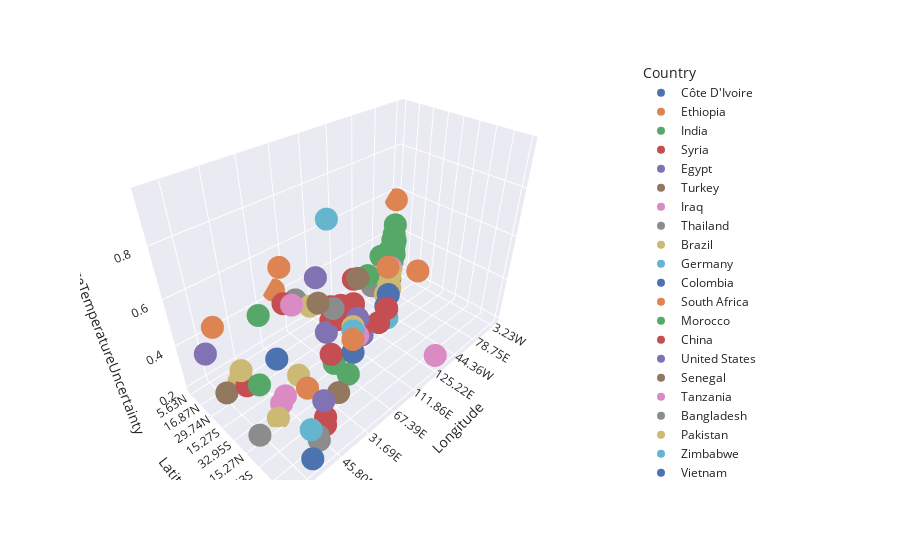

Notebook code for this chart:
### Code cell
df_city = df_temperature.groupby('City').agg('mean')
df_city = df_city.join(df_temperature.groupby('City').Country.first())
df_city = df_city.join(df_temperature.groupby('City').Latitude.first())
df_city = df_city.join(df_temperature.groupby('City').Longitude.first())

px.scatter_3d(df_city, x = 'Longitude', y='Latitude', z='AverageTemperatureUncertainty', color='Country')

### Figure 1 — Plotly figure (JSON) as saved in the notebook; plotly's stock layout.template omitted (floating-point values rounded to 4 significant figures)
{"data": [{"hovertemplate": "Country=Côte D'Ivoire<br>Longitude=%{x}<br>Latitude=%{y}<br>AverageTemperatureUncertainty=%{z}<extra></extra>", "legendgroup": "Côte D'Ivoire", "marker": {"color": "rgb(76,114,176)", "symbol": "circle"}, "mode": "markers", "name": "Côte D'Ivoire", "scene": "scene", "showlegend": true, "type": "scatter3d", "x": ["3.23W"], "y": ["5.63N"], "z": [0.3865]}, {"hovertemplate": "Country=Ethiopia<br>Longitude=%{x}<br>Latitude=%{y}<br>AverageTemperatureUncertainty=%{z}<extra></extra>", "legendgroup": "Ethiopia", "marker": {"color": "rgb(221,132,82)", "symbol": "circle"}, "mode": "markers", "name": "Ethiopia", "scene": "scene", "showlegend": true, "type": "scatter3d", "x": ["38.11E"], "y": ["8.84N"], "z": [0.5662]}, {"hovertemplate": "Country=India<br>Longitude=%{x}<br>Latitude=%{y}<br>AverageTemperatureUncertainty=%{z}<extra></extra>", "legendgroup": "India", "marker": {"color": "rgb(85,168,104)", "symbol": "circle"}, "mode": "markers", "name": "India", "scene": "scene", "showlegend": true, "type": "scatter3d", "x": ["72.52E", "77.26E", "72.68E", "88.25E", "77.27E", "78.70E", "75.22E", "80.60E", "80.60E", "80.09E", "78.75E", "77.27E", "74.37E", "73.56E"], "y": ["23.31N", "12.05N", "18.48N", "23.31N", "28.13N", "16.87N", "26.52N", "26.52N", "26.52N", "13.66N", "21.70N", "28.13N", "18.48N", "21.70N"], "z": [0.4491, 0.3023, 0.3869, 0.3233, 0.4329, 0.3616, 0.4026, 0.4287, 0.4287, 0.329, 0.3715, 0.4329, 0.3448, 0.3916]}, {"hovertemplate": "Country=Syria<br>Longitude=%{x}<br>Latitude=%{y}<br>AverageTemperatureUncertainty=%{z}<extra></extra>", "legendgroup": "Syria", "marker": {"color": "rgb(196,78,82)", "symbol": "circle"}, "mode": "markers", "name": "Syria", "scene": "scene", "showlegend": true, "type": "scatter3d", "x": ["37.79E"], "y": ["36.17N"], "z": [0.3444]}, {"hovertemplate": "Country=Egypt<br>Longitude=%{x}<br>Latitude=%{y}<br>AverageTemperatureUncertainty=%{z}<extra></extra>", "legendgroup": "Egypt", "marker": {"color": "rgb(129,114,179)", "symbol": "circle"}, "mode": "markers", "name": "Egypt", "scene": "scene", "showlegend": true, "type": "scatter3d", "x": ["30.16E", "31.38E", "31.38E"], "y": ["31.35N", "29.74N", "29.74N"], "z": [0.2926, 0.2751, 0.2751]}, {"hovertemplate": "Country=Turkey<br>Longitude=%{x}<br>Latitude=%{y}<br>AverageTemperatureUncertainty=%{z}<extra></extra>", "legendgroup": "Turkey", "marker": {"color": "rgb(147,120,96)", "symbol": "circle"}, "mode": "markers", "name": "Turkey", "scene": "scene", "showlegend": true, "type": "scatter3d", "x": ["33.29E", "29.82E", "26.44E"], "y": ["39.38N", "40.99N", "37.78N"], "z": [0.3192, 0.3194, 0.2804]}, {"hovertemplate": "Country=Iraq<br>Longitude=%{x}<br>Latitude=%{y}<br>AverageTemperatureUncertainty=%{z}<extra></extra>", "legendgroup": "Iraq", "marker": {"color": "rgb(218,139,195)", "symbol": "circle"}, "mode": "markers", "name": "Iraq", "scene": "scene", "showlegend": true, "type": "scatter3d", "x": ["45.00E"], "y": ["32.95N"], "z": [0.3961]}, {"hovertemplate": "Country=Thailand<br>Longitude=%{x}<br>Latitude=%{y}<br>AverageTemperatureUncertainty=%{z}<extra></extra>", "legendgroup": "Thailand", "marker": {"color": "rgb(140,140,140)", "symbol": "circle"}, "mode": "markers", "name": "Thailand", "scene": "scene", "showlegend": true, "type": "scatter3d", "x": ["99.91E"], "y": ["13.66N"], "z": [0.2598]}, {"hovertemplate": "Country=Brazil<br>Longitude=%{x}<br>Latitude=%{y}<br>AverageTemperatureUncertainty=%{z}<extra></extra>", "legendgroup": "Brazil", "marker": {"color": "rgb(204,185,116)", "symbol": "circle"}, "mode": "markers", "name": "Brazil", "scene": "scene", "showlegend": true, "type": "scatter3d", "x": ["44.36W", "47.50W", "40.98W", "42.82W", "38.81W", "46.31W"], "y": ["20.09S", "15.27S", "4.02S", "23.31S", "13.66S", "23.31S"], "z": [0.3269, 0.3897, 0.3972, 0.4348, 0.3581, 0.3281]}, {"hovertemplate": "Country=Germany<br>Longitude=%{x}<br>Latitude=%{y}<br>AverageTemperatureUncertainty=%{z}<extra></extra>", "legendgroup": "Germany", "marker": {"color": "rgb(100,181,205)", "symbol": "circle"}, "mode": "markers", "name": "Germany", "scene": "scene", "showlegend": true, "type": "scatter3d", "x": ["13.14E"], "y": ["52.24N"], "z": [0.2226]}, {"hovertemplate": "Country=Colombia<br>Longitude=%{x}<br>Latitude=%{y}<br>AverageTemperatureUncertainty=%{z}<extra></extra>", "legendgroup": "Colombia", "marker": {"color": "rgb(76,114,176)", "symbol": "circle"}, "mode": "markers", "name": "Colombia", "scene": "scene", "showlegend": true, "type": "scatter3d", "x": ["74.73W", "76.34W"], "y": ["4.02N", "4.02N"], "z": [0.3584, 0.3045]}, {"hovertemplate": "Country=South Africa<br>Longitude=%{x}<br>Latitude=%{y}<br>AverageTemperatureUncertainty=%{z}<extra></extra>", "legendgroup": "South Africa", "marker": {"color": "rgb(221,132,82)", "symbol": "circle"}, "mode": "markers", "name": "South Africa", "scene": "scene", "showlegend": true, "type": "scatter3d", "x": ["18.19E", "31.38E"], "y": ["32.95S", "29.74S"], "z": [0.5072, 0.409]}, {"hovertemplate": "Country=Morocco<br>Longitude=%{x}<br>Latitude=%{y}<br>AverageTemperatureUncertainty=%{z}<extra></extra>", "legendgroup": "Morocco", "marker": {"color": "rgb(85,168,104)", "symbol": "circle"}, "mode": "markers", "name": "Morocco", "scene": "scene", "showlegend": true, "type": "scatter3d", "x": ["6.70W"], "y": ["32.95N"], "z": [0.4272]}, {"hovertemplate": "Country=China<br>Longitude=%{x}<br>Latitude=%{y}<br>AverageTemperatureUncertainty=%{z}<extra></extra>", "legendgroup": "China", "marker": {"color": "rgb(196,78,82)", "symbol": "circle"}, "mode": "markers", "name": "China", "scene": "scene", "showlegend": true, "type": "scatter3d", "x": ["125.22E", "103.66E", "107.08E", "120.69E", "112.72E", "125.77E", "117.35E", "118.74E", "116.53E", "120.63E", "123.55E", "111.86E", "113.90E", "116.53E", "114.46E", "108.97E"], "y": ["44.20N", "31.35N", "29.74N", "39.38N", "23.31N", "45.81N", "36.17N", "31.35N", "39.38N", "31.35N", "40.99N", "37.78N", "37.78N", "39.38N", "29.74N", "34.56N"], "z": [0.3336, 0.3915, 0.2786, 0.2839, 0.2092, 0.3041, 0.2534, 0.2394, 0.2756, 0.234, 0.2837, 0.3496, 0.3041, 0.2756, 0.264, 0.3636]}, {"hovertemplate": "Country=United States<br>Longitude=%{x}<br>Latitude=%{y}<br>AverageTemperatureUncertainty=%{z}<extra></extra>", "legendgroup": "United States", "marker": {"color": "rgb(129,114,179)", "symbol": "circle"}, "mode": "markers", "name": "United States", "scene": "scene", "showlegend": true, "type": "scatter3d", "x": ["87.27W", "118.70W", "74.56W"], "y": ["42.59N", "34.56N", "40.99N"], "z": [0.3302, 0.4096, 0.2464]}, {"hovertemplate": "Country=Senegal<br>Longitude=%{x}<br>Latitude=%{y}<br>AverageTemperatureUncertainty=%{z}<extra></extra>", "legendgroup": "Senegal", "marker": {"color": "rgb(147,120,96)", "symbol": "circle"}, "mode": "markers", "name": "Senegal", "scene": "scene", "showlegend": true, "type": "scatter3d", "x": ["17.50W"], "y": ["15.27N"], "z": [0.6102]}, {"hovertemplate": "Country=Tanzania<br>Longitude=%{x}<br>Latitude=%{y}<br>AverageTemperatureUncertainty=%{z}<extra></extra>", "legendgroup": "Tanzania", "marker": {"color": "rgb(218,139,195)", "symbol": "circle"}, "mode": "markers", "name": "Tanzania", "scene": "scene", "showlegend": true, "type": "scatter3d", "x": ["39.73E"], "y": ["7.23S"], "z": [0.3718]}, {"hovertemplate": "Country=Bangladesh<br>Longitude=%{x}<br>Latitude=%{y}<br>AverageTemperatureUncertainty=%{z}<extra></extra>", "legendgroup": "Bangladesh", "marker": {"color": "rgb(140,140,140)", "symbol": "circle"}, "mode": "markers", "name": "Bangladesh", "scene": "scene", "showlegend": true, "type": "scatter3d", "x": ["90.00E"], "y": ["23.31N"], "z": [0.3507]}, {"hovertemplate": "Country=Pakistan<br>Longitude=%{x}<br>Latitude=%{y}<br>AverageTemperatureUncertainty=%{z}<extra></extra>", "legendgroup": "Pakistan", "marker": {"color": "rgb(204,185,116)", "symbol": "circle"}, "mode": "markers", "name": "Pakistan", "scene": "scene", "showlegend": true, "type": "scatter3d", "x": ["73.51E", "67.39E", "73.51E"], "y": ["31.35N", "24.92N", "31.35N"], "z": [0.3853, 0.4424, 0.3853]}, {"hovertemplate": "Country=Zimbabwe<br>Longitude=%{x}<br>Latitude=%{y}<br>AverageTemperatureUncertainty=%{z}<extra></extra>", "legendgroup": "Zimbabwe", "marker": {"color": "rgb(100,181,205)", "symbol": "circle"}, "mode": "markers", "name": "Zimbabwe", "scene": "scene", "showlegend": true, "type": "scatter3d", "x": ["30.42E"], "y": ["18.48S"], "z": [0.4378]}, {"hovertemplate": "Country=Vietnam<br>Longitude=%{x}<br>Latitude=%{y}<br>AverageTemperatureUncertainty=%{z}<extra></extra>", "legendgroup": "Vietnam", "marker": {"color": "rgb(76,114,176)", "symbol": "circle"}, "mode": "markers", "name": "Vietnam", "scene": "scene", "showlegend": true, "type": "scatter3d", "x": ["107.18E"], "y": ["10.45N"], "z": [0.3535]}, {"hovertemplate": "Country=Nigeria<br>Longitude=%{x}<br>Latitude=%{y}<br>AverageTemperatureUncertainty=%{z}<extra></extra>", "legendgroup": "Nigeria", "marker": {"color": "rgb(221,132,82)", "symbol": "circle"}, "mode": "markers", "name": "Nigeria", "scene": "scene", "showlegend": true, "type": "scatter3d", "x": ["4.05E", "8.22E", "3.23E"], "y": ["7.23N", "12.05N", "5.63N"], "z": [0.4288, 0.5462, 0.4305]}, {"hovertemplate": "Country=Indonesia<br>Longitude=%{x}<br>Latitude=%{y}<br>AverageTemperatureUncertainty=%{z}<extra></extra>", "legendgroup": "Indonesia", "marker": {"color": "rgb(85,168,104)", "symbol": "circle"}, "mode": "markers", "name": "Indonesia", "scene": "scene", "showlegend": true, "type": "scatter3d", "x": ["106.55E", "112.70E"], "y": ["5.63S", "7.23S"], "z": [0.2974, 0.3159]}, {"hovertemplate": "Country=Saudi Arabia<br>Longitude=%{x}<br>Latitude=%{y}<br>AverageTemperatureUncertainty=%{z}<extra></extra>", "legendgroup": "Saudi Arabia", "marker": {"color": "rgb(196,78,82)", "symbol": "circle"}, "mode": "markers", "name": "Saudi Arabia", "scene": "scene", "showlegend": true, "type": "scatter3d", "x": ["38.94E", "46.11E"], "y": ["21.70N", "24.92N"], "z": [0.4438, 0.3841]}, {"hovertemplate": "Country=Afghanistan<br>Longitude=%{x}<br>Latitude=%{y}<br>AverageTemperatureUncertainty=%{z}<extra></extra>", "legendgroup": "Afghanistan", "marker": {"color": "rgb(129,114,179)", "symbol": "circle"}, "mode": "markers", "name": "Afghanistan", "scene": "scene", "showlegend": true, "type": "scatter3d", "x": ["70.05E"], "y": ["34.56N"], "z": [0.6845]}, {"hovertemplate": "Country=Ukraine<br>Longitude=%{x}<br>Latitude=%{y}<br>AverageTemperatureUncertainty=%{z}<extra></extra>", "legendgroup": "Ukraine", "marker": {"color": "rgb(147,120,96)", "symbol": "circle"}, "mode": "markers", "name": "Ukraine", "scene": "scene", "showlegend": true, "type": "scatter3d", "x": ["31.69E"], "y": ["50.63N"], "z": [0.2596]}, {"hovertemplate": "Country=Congo (Democratic Republic Of The)<br>Longitude=%{x}<br>Latitude=%{y}<br>AverageTemperatureUncertainty=%{z}<extra></extra>", "legendgroup": "Congo (Democratic Republic Of The)", "marker": {"color": "rgb(218,139,195)", "symbol": "circle"}, "mode": "markers", "name": "Congo (Democratic Republic Of The)", "scene": "scene", "showlegend": true, "type": "scatter3d", "x": ["15.27E"], "y": ["4.02S"], "z": [0.5302]}, {"hovertemplate": "Country=Peru<br>Longitude=%{x}<br>Latitude=%{y}<br>AverageTemperatureUncertainty=%{z}<extra></extra>", "legendgroup": "Peru", "marker": {"color": "rgb(140,140,140)", "symbol": "circle"}, "mode": "markers", "name": "Peru", "scene": "scene", "showlegend": true, "type": "scatter3d", "x": ["77.26W"], "y": ["12.05S"], "z": [0.6502]}, {"hovertemplate": "Country=United Kingdom<br>Longitude=%{x}<br>Latitude=%{y}<br>AverageTemperatureUncertainty=%{z}<extra></extra>", "legendgroup": "United Kingdom", "marker": {"color": "rgb(204,185,116)", "symbol": "circle"}, "mode": "markers", "name": "United Kingdom", "scene": "scene", "showlegend": true, "type": "scatter3d", "x": ["0.00W"], "y": ["52.24N"], "z": [0.2398]}, {"hovertemplate": "Country=Angola<br>Longitude=%{x}<br>Latitude=%{y}<br>AverageTemperatureUncertainty=%{z}<extra></extra>", "legendgroup": "Angola", "marker": {"color": "rgb(100,181,205)", "symbol": "circle"}, "mode": "markers", "name": "Angola", "scene": "scene", "showlegend": true, "type": "scatter3d", "x": ["13.78E"], "y": ["8.84S"], "z": [0.9626]}, {"hovertemplate": "Country=Spain<br>Longitude=%{x}<br>Latitude=%{y}<br>AverageTemperatureUncertainty=%{z}<extra></extra>", "legendgroup": "Spain", "marker": {"color": "rgb(76,114,176)", "symbol": "circle"}, "mode": "markers", "name": "Spain", "scene": "scene", "showlegend": true, "type": "scatter3d", "x": ["4.26W"], "y": ["40.99N"], "z": [0.2714]}, {"hovertemplate": "Country=Philippines<br>Longitude=%{x}<br>Latitude=%{y}<br>AverageTemperatureUncertainty=%{z}<extra></extra>", "legendgroup": "Philippines", "marker": {"color": "rgb(221,132,82)", "symbol": "circle"}, "mode": "markers", "name": "Philippines", "scene": "scene", "showlegend": true, "type": "scatter3d", "x": ["120.83E"], "y": ["15.27N"], "z": [0.2724]}, {"hovertemplate": "Country=Iran<br>Longitude=%{x}<br>Latitude=%{y}<br>AverageTemperatureUncertainty=%{z}<extra></extra>", "legendgroup": "Iran", "marker": {"color": "rgb(85,168,104)", "symbol": "circle"}, "mode": "markers", "name": "Iran", "scene": "scene", "showlegend": true, "type": "scatter3d", "x": ["59.67E"], "y": ["36.17N"], "z": [0.4643]}, {"hovertemplate": "Country=Australia<br>Longitude=%{x}<br>Latitude=%{y}<br>AverageTemperatureUncertainty=%{z}<extra></extra>", "legendgroup": "Australia", "marker": {"color": "rgb(196,78,82)", "symbol": "circle"}, "mode": "markers", "name": "Australia", "scene": "scene", "showlegend": true, "type": "scatter3d", "x": ["144.41E", "151.78E"], "y": ["37.78S", "34.56S"], "z": [0.2425, 0.2247]}, {"hovertemplate": "Country=Mexico<br>Longitude=%{x}<br>Latitude=%{y}<br>AverageTemperatureUncertainty=%{z}<extra></extra>", "legendgroup": "Mexico", "marker": {"color": "rgb(129,114,179)", "symbol": "circle"}, "mode": "markers", "name": "Mexico", "scene": "scene", "showlegend": true, "type": "scatter3d", "x": ["98.96W"], "y": ["20.09N"], "z": [0.3623]}, {"hovertemplate": "Country=Somalia<br>Longitude=%{x}<br>Latitude=%{y}<br>AverageTemperatureUncertainty=%{z}<extra></extra>", "legendgroup": "Somalia", "marker": {"color": "rgb(147,120,96)", "symbol": "circle"}, "mode": "markers", "name": "Somalia", "scene": "scene", "showlegend": true, "type": "scatter3d", "x": ["45.80E"], "y": ["2.41N"], "z": [0.7626]}, {"hovertemplate": "Country=Canada<br>Longitude=%{x}<br>Latitude=%{y}<br>AverageTemperatureUncertainty=%{z}<extra></extra>", "legendgroup": "Canada", "marker": {"color": "rgb(218,139,195)", "symbol": "circle"}, "mode": "markers", "name": "Canada", "scene": "scene", "showlegend": true, "type": "scatter3d", "x": ["72.69W", "80.50W"], "y": ["45.81N", "44.20N"], "z": [0.2621, 0.2232]}, {"hovertemplate": "Country=Russia<br>Longitude=%{x}<br>Latitude=%{y}<br>AverageTemperatureUncertainty=%{z}<extra></extra>", "legendgroup": "Russia", "marker": {"color": "rgb(140,140,140)", "symbol": "circle"}, "mode": "markers", "name": "Russia", "scene": "scene", "showlegend": true, "type": "scatter3d", "x": ["36.85E", "29.19E"], "y": ["55.45N", "60.27N"], "z": [0.2332, 0.2753]}, {"hovertemplate": "Country=Japan<br>Longitude=%{x}<br>Latitude=%{y}<br>AverageTemperatureUncertainty=%{z}<extra></extra>", "legendgroup": "Japan", "marker": {"color": "rgb(204,185,116)", "symbol": "circle"}, "mode": "markers", "name": "Japan", "scene": "scene", "showlegend": true, "type": "scatter3d", "x": ["136.22E", "139.23E"], "y": ["34.56N", "36.17N"], "z": [0.1969, 0.2263]}, {"hovertemplate": "Country=Kenya<br>Longitude=%{x}<br>Latitude=%{y}<br>AverageTemperatureUncertainty=%{z}<extra></extra>", "legendgroup": "Kenya", "marker": {"color": "rgb(100,181,205)", "symbol": "circle"}, "mode": "markers", "name": "Kenya", "scene": "scene", "showlegend": true, "type": "scatter3d", "x": ["36.16E"], "y": ["0.80S"], "z": [0.3494]}, {"hovertemplate": "Country=France<br>Longitude=%{x}<br>Latitude=%{y}<br>AverageTemperatureUncertainty=%{z}<extra></extra>", "legendgroup": "France", "marker": {"color": "rgb(76,114,176)", "symbol": "circle"}, "mode": "markers", "name": "France", "scene": "scene", "showlegend": true, "type": "scatter3d", "x": ["2.45E"], "y": ["49.03N"], "z": [0.2306]}, {"hovertemplate": "Country=Burma<br>Longitude=%{x}<br>Latitude=%{y}<br>AverageTemperatureUncertainty=%{z}<extra></extra>", "legendgroup": "Burma", "marker": {"color": "rgb(221,132,82)", "symbol": "circle"}, "mode": "markers", "name": "Burma", "scene": "scene", "showlegend": true, "type": "scatter3d", "x": ["95.44E"], "y": ["16.87N"], "z": [0.4755]}, {"hovertemplate": "Country=Italy<br>Longitude=%{x}<br>Latitude=%{y}<br>AverageTemperatureUncertainty=%{z}<extra></extra>", "legendgroup": "Italy", "marker": {"color": "rgb(85,168,104)", "symbol": "circle"}, "mode": "markers", "name": "Italy", "scene": "scene", "showlegend": true, "type": "scatter3d", "x": ["13.09E"], "y": ["42.59N"], "z": [0.4153]}, {"hovertemplate": "Country=Chile<br>Longitude=%{x}<br>Latitude=%{y}<br>AverageTemperatureUncertainty=%{z}<extra></extra>", "legendgroup": "Chile", "marker": {"color": "rgb(196,78,82)", "symbol": "circle"}, "mode": "markers", "name": "Chile", "scene": "scene", "showlegend": true, "type": "scatter3d", "x": ["69.89W"], "y": ["32.95S"], "z": [0.375]}, {"hovertemplate": "Country=Dominican Republic<br>Longitude=%{x}<br>Latitude=%{y}<br>AverageTemperatureUncertainty=%{z}<extra></extra>", "legendgroup": "Dominican Republic", "marker": {"color": "rgb(129,114,179)", "symbol": "circle"}, "mode": "markers", "name": "Dominican Republic", "scene": "scene", "showlegend": true, "type": "scatter3d", "x": ["69.30W"], "y": ["18.48N"], "z": [0.3612]}, {"hovertemplate": "Country=South Korea<br>Longitude=%{x}<br>Latitude=%{y}<br>AverageTemperatureUncertainty=%{z}<extra></extra>", "legendgroup": "South Korea", "marker": {"color": "rgb(147,120,96)", "symbol": "circle"}, "mode": "markers", "name": "South Korea", "scene": "scene", "showlegend": true, "type": "scatter3d", "x": ["126.10E"], "y": ["37.78N"], "z": [0.2765]}, {"hovertemplate": "Country=Singapore<br>Longitude=%{x}<br>Latitude=%{y}<br>AverageTemperatureUncertainty=%{z}<extra></extra>", "legendgroup": "Singapore", "marker": {"color": "rgb(218,139,195)", "symbol": "circle"}, "mode": "markers", "name": "Singapore", "scene": "scene", "showlegend": true, "type": "scatter3d", "x": ["103.66E"], "y": ["0.80N"], "z": [0.2656]}, {"hovertemplate": "Country=Taiwan<br>Longitude=%{x}<br>Latitude=%{y}<br>AverageTemperatureUncertainty=%{z}<extra></extra>", "legendgroup": "Taiwan", "marker": {"color": "rgb(140,140,140)", "symbol": "circle"}, "mode": "markers", "name": "Taiwan", "scene": "scene", "showlegend": true, "type": "scatter3d", "x": ["122.36E"], "y": ["24.92N"], "z": [0.2472]}, {"hovertemplate": "Country=Sudan<br>Longitude=%{x}<br>Latitude=%{y}<br>AverageTemperatureUncertainty=%{z}<extra></extra>", "legendgroup": "Sudan", "marker": {"color": "rgb(204,185,116)", "symbol": "circle"}, "mode": "markers", "name": "Sudan", "scene": "scene", "showlegend": true, "type": "scatter3d", "x": ["32.50E"], "y": ["15.27N"], "z": [0.5289]}], "layout": {"legend": {"title": {"text": "Country"}, "tracegroupgap": 0}, "margin": {"t": 60}, "scene": {"domain": {"x": [0, 1], "y": [0, 1]}, "xaxis": {"title": {"text": "Longitude"}}, "yaxis": {"title": {"text": "Latitude"}}, "zaxis": {"title": {"text": "AverageTemperatureUncertainty"}}}}}
